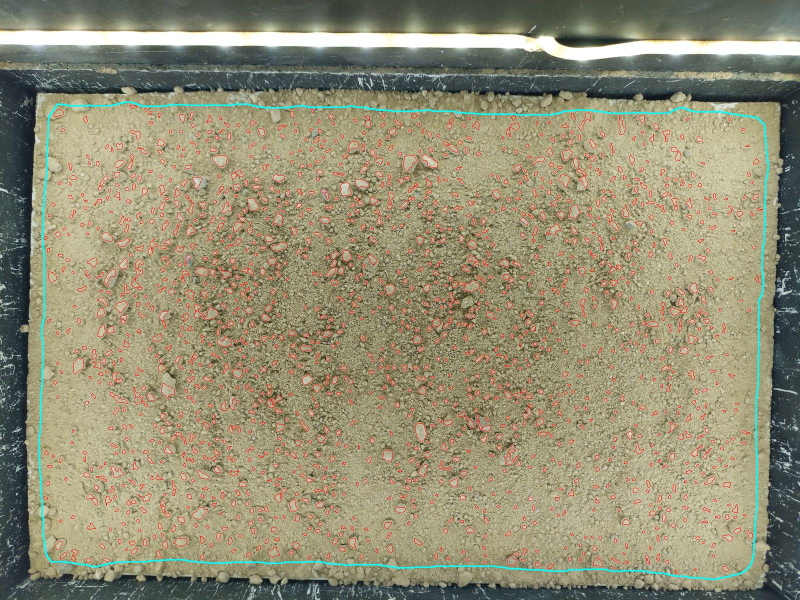
#> input picture resultados/metodo_2d_3d/granos_detectados_Samsung_A52_H038_01.jpg, 1599 x 1200 px (shown at 1/2 size)
$ python -i prueba_metodo_2d_3d.py   (imports and definitions only)
#> lines starting #> are read from the running program, lines starting #| are printed output that depends on the picture; after the words box and inside, x2 and y2 are one past the last pixel; in counts of white or black regions, pixels touching at a corner belong together
#> further down, picture is the input picture: shape (1200, 1599, 3); mean B, G, R 116.8, 143.1, 148.4
"""Prueba del método 2D a 3D (avance 9) en fotos de entrenamiento.

Para cada foto:
1. Detecta los granos y mide su área en píxeles.
2. Pasa el área a mm2 con la escala del celular (ppm ajustado).
3. Calcula el diámetro equivalente.
4. Calcula el volumen suponiendo esferas.
5. Arma la curva de la parte gruesa (granos mayores a 2 mm) y la compara
   con la curva real en 6.3, 20 y 63 mm.

Por defecto se prueban todas las fotos de las muestras H038, H181 y H183,
que son las que tienen más material grueso.

Uso (desde la raíz del proyecto):
    python scripts/prueba_metodo_2d_3d.py
    python scripts/prueba_metodo_2d_3d.py --fotos Motorola_Edge_H181_01.jpg Samsung_A52_H183_01.jpg
"""

from argparse import ArgumentParser
from pathlib import Path

import cv2
import matplotlib.pyplot as plt
import numpy as np
import pandas as pd


PROJECT_DIR = Path(__file__).resolve().parent.parent
FOTOS_DIR = PROJECT_DIR / "datos" / "Training-All_Photos_updated" / "Training-All_Photos_updated"
ETIQUETAS_CSV = PROJECT_DIR / "datos" / "Training_labels_updated.csv"
PPM_CSV = PROJECT_DIR / "datos" / "ppm_updated.csv"
SALIDA_DIR = PROJECT_DIR / "resultados" / "metodo_2d_3d"

MUESTRAS_PRUEBA = ["H038", "H181", "H183"]

# Prefijo del nombre de la foto -> nombre del celular en ppm_updated.csv.
# El orden importa: "Motorola_Edge_60_fusion" debe ir antes que "Motorola_Edge".
CELULARES = [
    ("Motorola_Edge_60_fusion", "Motorola Edge 60 Fusion"),
    ("Motorola_Edge", "Motorola Edge"),
    ("Samsung_A52", "Samsung A52"),
]

TAMANO_MINIMO_MM = 2.0
TAMICES_GRUESOS = ["6.3", "20", "63"]
AREA_MINIMA_PX = 25
SEPARACION_CENTROS_PX = 21


# [21 lines left out: functions celular_de_la_foto, muestra_de_la_foto, ppm_ajustado, not called in this run]


def zona_de_suelo(gris: np.ndarray) -> np.ndarray:
    """Máscara del suelo, sin el marco oscuro de la caja ni la luz."""
    promedio = cv2.blur(gris, (61, 61))
    suelo = np.uint8((promedio > 125) & (promedio < 235)) * 255
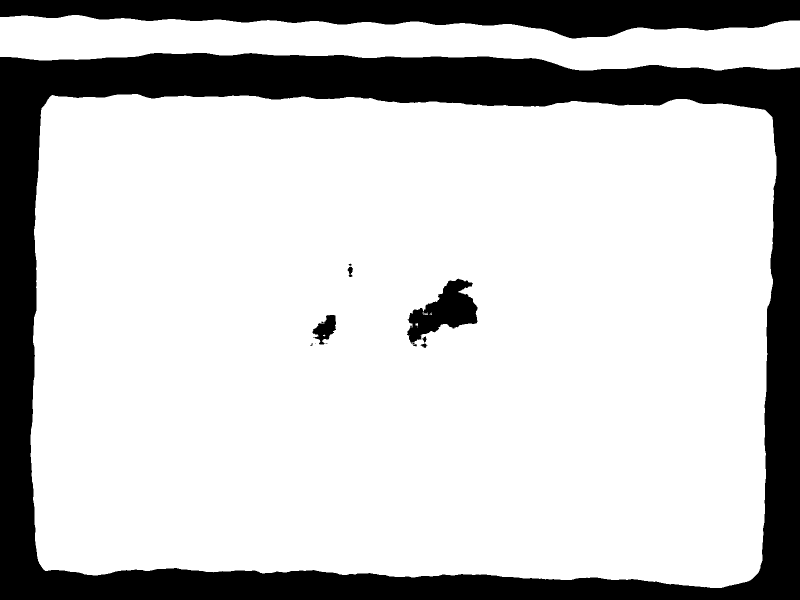
#> suelo: shape (1200, 1599) (shown at 1/2 size); 78.1% white; 12 black regions (6 under 20 px), largest, box (x1, y1, x2, y2) and area: (0, 106, 1599, 1200) 333370, (0, 0, 1599, 77) 76819, (814, 557, 955, 693) 9056, (625, 630, 672, 689) 1503, (695, 533, 706, 554) 135, (841, 672, 854, 696) 124
    _, etiquetas, stats, _ = cv2.connectedComponentsWithStats(suelo)
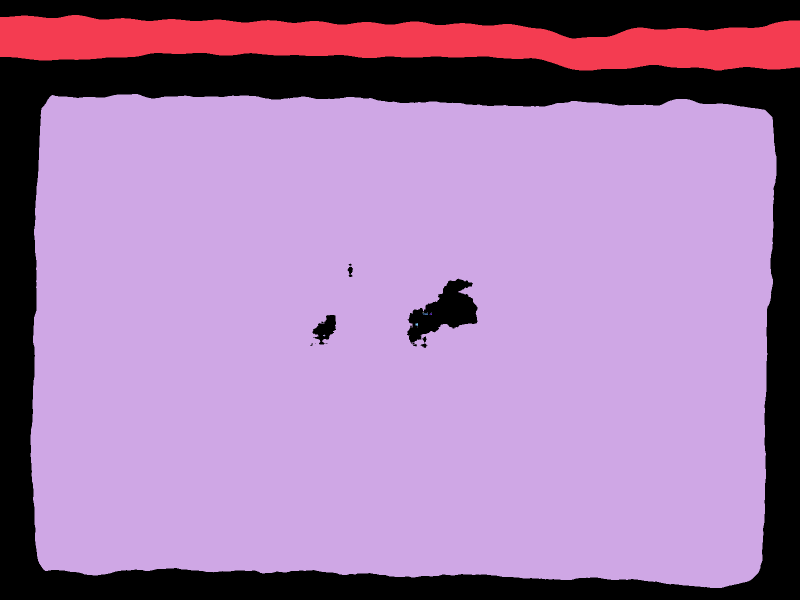
#> etiquetas: shape (1200, 1599) int32 (shown at 1/2 size); 11 distinct labels, from 0 to 10; one colour per label, 0 black
#> stats = [[0, 0, 1599, 1200, 421045], [0, 30, 1599, 111, 115939], [61, 188, 1492, 988, 1381742], [845, 625, 3, 1, 3], [855, 625, 1, 1, 1], [862, 625, 1, 1, 1], [845, 627, 11, 3, 24], [859, 627, 5, 3, 10], [831, 646, 5, 6, 22], [834, 653, 1, 2, 2], [646, 669, 5, 4, 11]]
    mayor = 1 + int(np.argmax(stats[1:, cv2.CC_STAT_AREA]))
#> mayor = 2
    zona = np.uint8(etiquetas == mayor) * 255
#> zona: shape (1200, 1599); 72% white; 11 black regions (6 under 20 px)
    # Rellenar huecos y achicar un poco para no tocar el borde de la caja.
    contornos, _ = cv2.findContours(zona, cv2.RETR_EXTERNAL, cv2.CHAIN_APPROX_SIMPLE)
#> contornos = 1 contour; box (x1, y1, x2, y2) and area: (61, 188, 1553, 1176) 1390306
    zona = np.zeros_like(zona)
    cv2.drawContours(zona, contornos, -1, 255, thickness=cv2.FILLED)
#> zona: shape (1200, 1599); 72.6% white; 1 black region, box (x1, y1, x2, y2) and area: (0, 0, 1599, 1200) 526128
    return cv2.erode(zona, cv2.getStructuringElement(cv2.MORPH_RECT, (31, 31)))
#> returned value: shape (1200, 1599); 68.6% white; 1 black region, box (x1, y1, x2, y2) and area: (0, 0, 1599, 1200) 603250


def detectar_granos(imagen: np.ndarray) -> tuple[list[float], np.ndarray]:
    """Paso 1: separa los granos y devuelve el área en píxeles de cada uno."""
    gris = cv2.cvtColor(imagen, cv2.COLOR_BGR2GRAY)
    zona = zona_de_suelo(gris)

    # Suavizar la textura de cada piedra sin borrar sus bordes.
    suave = cv2.bilateralFilter(gris, 9, 40, 9)
    # Los granos son más claros que lo que los rodea (sombras entre granos).
    granos = cv2.adaptiveThreshold(
        suave, 255, cv2.ADAPTIVE_THRESH_GAUSSIAN_C, cv2.THRESH_BINARY, 101, -6
    )
#> granos: shape (1200, 1599); 36.1% white; 10339 white regions (8562 under 20 px), largest, box (x1, y1, x2, y2) and area: (31, 166, 1567, 1189) 176018, (0, 60, 1599, 124) 45385, (0, 123, 1599, 180) 17860
    granos = cv2.bitwise_and(granos, zona)
#> granos: shape (1200, 1599); 26.3% white; 9128 white regions (7573 under 20 px), largest, box (x1, y1, x2, y2) and area: (183, 204, 1343, 538) 39765, (84, 1009, 1509, 1160) 17354, (171, 835, 446, 1083) 15748
    kernel = cv2.getStructuringElement(cv2.MORPH_ELLIPSE, (3, 3))
    granos = cv2.morphologyEx(granos, cv2.MORPH_OPEN, kernel, iterations=2)
#> granos: shape (1200, 1599); 13.7% white; 4183 white regions (1066 under 20 px), largest, box (x1, y1, x2, y2) and area: (1324, 270, 1371, 355) 1419, (191, 883, 246, 980) 1380, (1151, 220, 1217, 267) 1027
    granos = cv2.morphologyEx(granos, cv2.MORPH_CLOSE, kernel, iterations=2)
#> granos: shape (1200, 1599); 14.5% white; 3040 white regions (674 under 20 px), largest, box (x1, y1, x2, y2) and area: (350, 383, 468, 518) 2506, (291, 330, 362, 445) 2079, (1151, 220, 1217, 339) 2041

    # Separar granos que se tocan: cada grano tiene un "centro" donde la
    # distancia al fondo es máxima, y watershed reparte el resto entre centros.
    distancia = cv2.distanceTransform(granos, cv2.DIST_L2, 5)
    vecindad = cv2.getStructuringElement(cv2.MORPH_ELLIPSE, (SEPARACION_CENTROS_PX, SEPARACION_CENTROS_PX))
    centros = np.uint8((cv2.dilate(distancia, vecindad) == distancia) & (distancia >= 3))
#> centros: shape (1200, 1599); values 0 (black) and 1 (white), 0.16% white in thin lines or dots, all inside (x1, y1, x2, y2) = (79, 206, 1534, 1155)
    centros = cv2.dilate(centros, kernel, iterations=2)
#> centros: shape (1200, 1599); values 0 (black) and 1 (white), 1.5% white in thin lines or dots, all inside (x1, y1, x2, y2) = (77, 204, 1536, 1157)
    _, marcadores = cv2.connectedComponents(centros)
#> marcadores: shape (1200, 1599) int32; 1801 distinct labels, from 0 to 1800
    marcadores = marcadores + 1  # 1 = fondo
#> marcadores: shape (1200, 1599) int32; 1801 distinct labels, from 1 to 1801
    marcadores[(granos > 0) & (centros == 0)] = 0  # zona a repartir entre granos
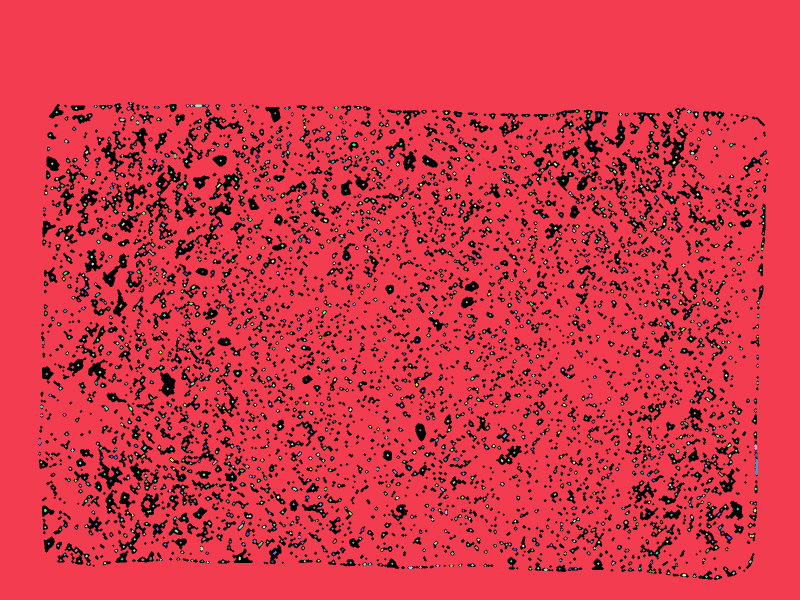
#> marcadores: shape (1200, 1599) int32 (shown at 1/2 size); 1802 distinct labels, from 0 to 1801; one colour per label, 0 black
    marcadores = cv2.watershed(cv2.cvtColor(suave, cv2.COLOR_GRAY2BGR), marcadores.astype(np.int32))
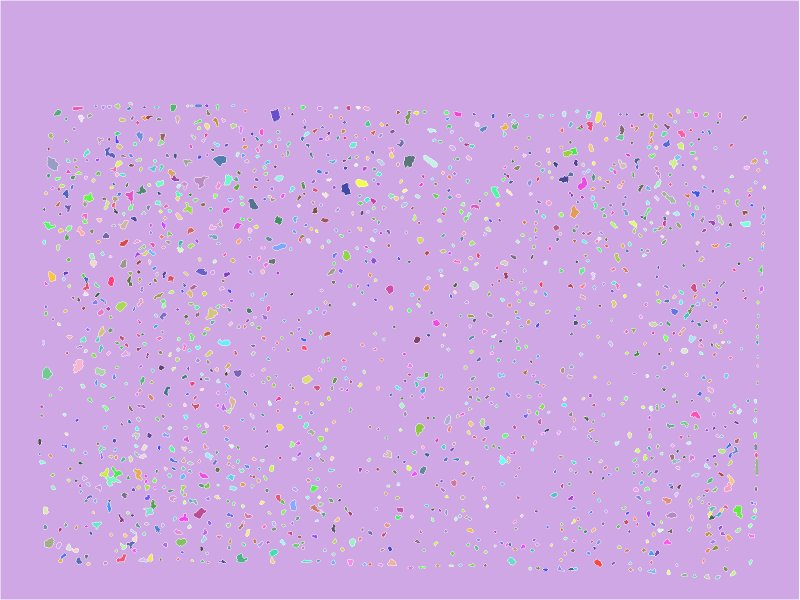
#> marcadores: shape (1200, 1599) int32 (shown at 1/2 size); 1803 distinct labels, from -1 to 1801; one colour per label, 0 black, -1 white

    areas = []
    dibujo = imagen.copy()
    borde_zona = cv2.subtract(zona, cv2.erode(zona, kernel, iterations=3))
#> borde_zona: shape (1200, 1599); 0.72% white; 1 white region, box (x1, y1, x2, y2) and area: (77, 204, 1538, 1160) 13816
    for etiqueta in np.unique(marcadores):
        if etiqueta <= 1:
            continue
        mascara = np.uint8((marcadores == etiqueta) & (granos > 0))
        area = int(mascara.sum())
        if area < AREA_MINIMA_PX:
            continue
        # Granos cortados por el borde de la zona de suelo: se descartan.
        if np.any(mascara[borde_zona > 0]):
            continue
        areas.append(float(area))
        contornos, _ = cv2.findContours(mascara, cv2.RETR_EXTERNAL, cv2.CHAIN_APPROX_SIMPLE)
        cv2.drawContours(dibujo, contornos, -1, (0, 0, 255), 1)
#> this loop made 1803 passes
#> area on passes 4, 7, 8: 24, 69, 28
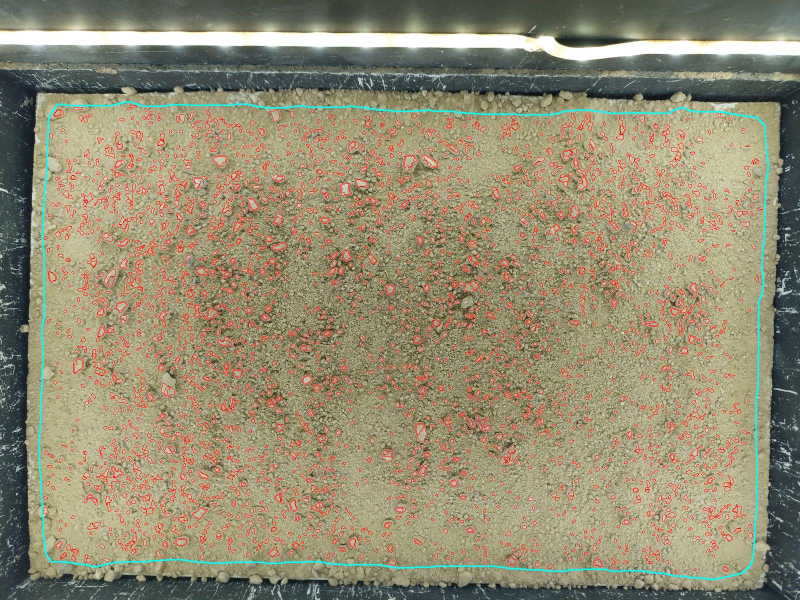
#> dibujo: shape (1200, 1599, 3) (shown at 1/2 size); 1.53% of pixels changed, all inside (x1, y1, x2, y2) = (87, 214, 1515, 1143)
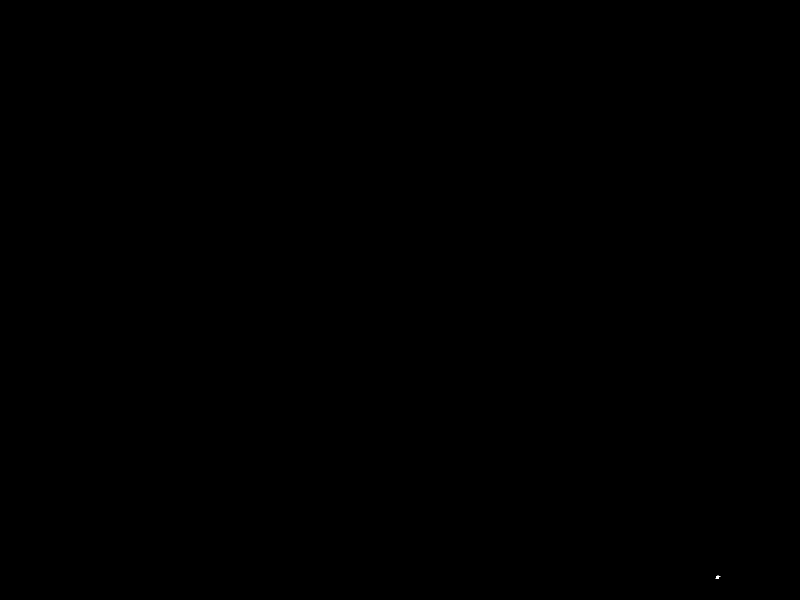
#> mascara: shape (1200, 1599) (shown at 1/2 size); values 0 (black) and 1 (white), 0% white; 1 white region
#> after the loop, areas = 1242 values, max 384 at index 141, min 25 at index 8, mean 55.84
    contorno_zona, _ = cv2.findContours(zona, cv2.RETR_EXTERNAL, cv2.CHAIN_APPROX_SIMPLE)
#> contorno_zona = 1 contour; box (x1, y1, x2, y2) and area: (77, 204, 1538, 1160) 1313244
    cv2.drawContours(dibujo, contorno_zona, -1, (255, 255, 0), 2)
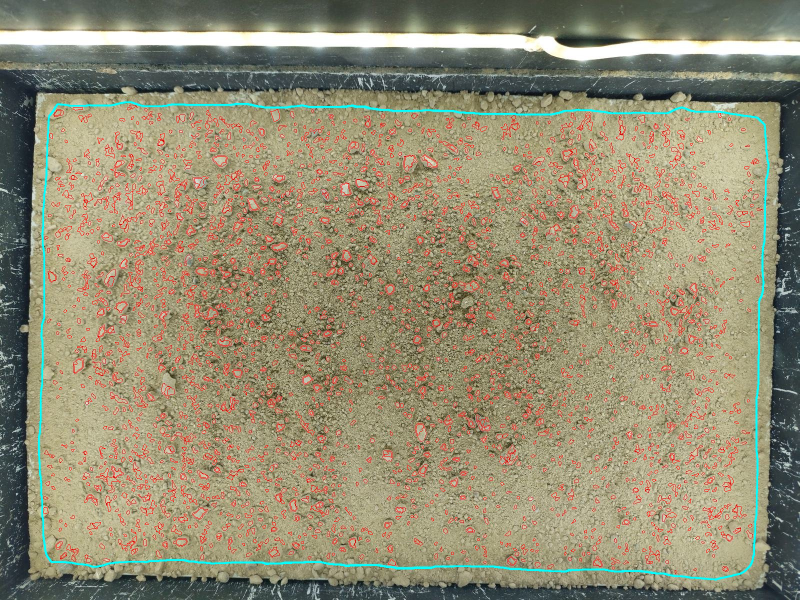
#> dibujo: shape (1200, 1599, 3) (shown at 1/2 size); 0.76% of pixels changed, all inside (x1, y1, x2, y2) = (76, 203, 1539, 1161)
    return areas, dibujo


# [120 lines left out: functions curva_gruesa_estimada, curva_gruesa_real, main, not called in this run]


# [2 lines not run here, left out]

>>> import cv2
>>> picture = cv2.imread('../resultados/metodo_2d_3d/granos_detectados_Samsung_A52_H038_01.jpg')
>>> result = detectar_granos(picture)

$ run again, on resultados/metodo_2d_3d/granos_detectados_Samsung_A52_H181_01.jpg
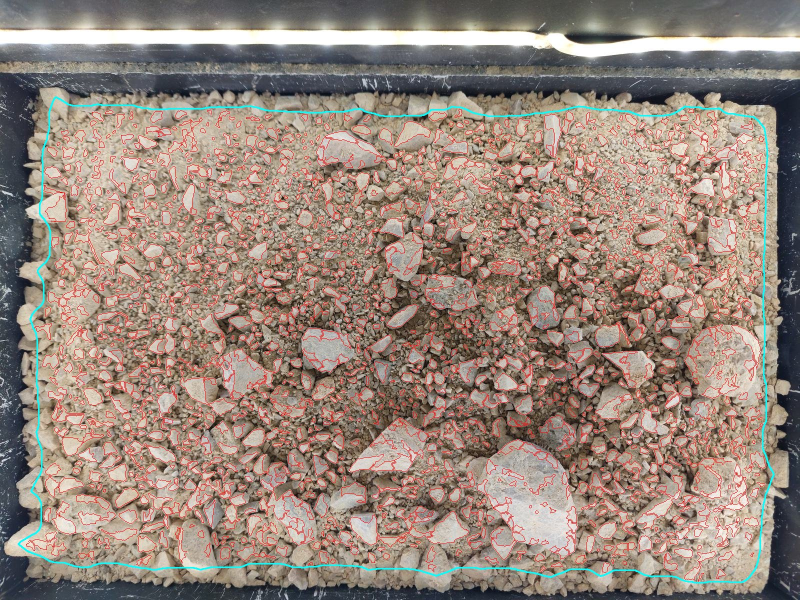
#> input picture resultados/metodo_2d_3d/granos_detectados_Samsung_A52_H181_01.jpg, 1599 x 1200 px (shown at 1/2 size)
#> picture is the input picture: shape (1200, 1599, 3); mean B, G, R 123.3, 134.2, 152
#> suelo: shape (1200, 1599); 67.8% white; 18 black regions (5 under 20 px), largest, box (x1, y1, x2, y2) and area: (0, 103, 1599, 1200) 311067, (434, 456, 1254, 990) 210803, (0, 0, 1599, 65) 63859
#> in zona_de_suelo, `_, etiquetas, stats, _ = cv2.connectedComponentsWithStats(suelo)`:
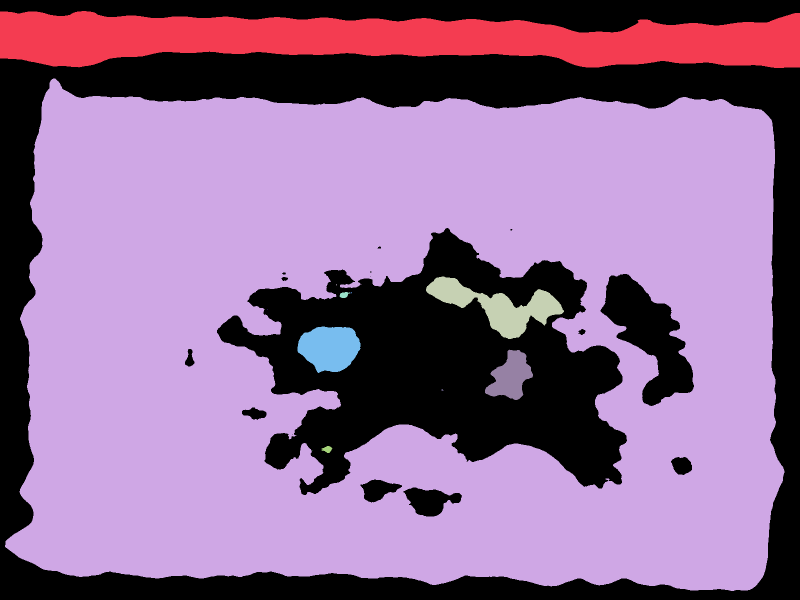
#> etiquetas: shape (1200, 1599) int32 (shown at 1/2 size); 13 distinct labels, from 0 to 12; one colour per label, 0 black
#> stats = 13 rows, first 6: [0, 0, 1599, 1200, 616925], [0, 22, 1599, 114, 124308], [10, 157, 1559, 1025, 1149852], [852, 553, 276, 125, 12935], [672, 569, 2, 2, 3], [679, 584, 21, 12, 169]
#> mayor = 2
#> in zona_de_suelo, `contornos, _ = cv2.findContours(zona, cv2.RETR_EXTERNAL, cv2.CHAIN_APP..`: contornos = 1 contour; box (x1, y1, x2, y2) and area: (10, 157, 1569, 1182) 1417148
#> borde_zona: shape (1200, 1599); 0.73% white; 1 white region, box (x1, y1, x2, y2) and area: (38, 194, 1550, 1165) 14049
#> the loop in detectar_granos, `for etiqueta in np.unique(marcadores):` made 1842 passes
#> area on passes 4 to 6: 568, 37, 24
#> after the loop in detectar_granos, `for etiqueta in np.unique(marcadores):`: areas = 1635 values, max 2485 at index 1521, min 25 at index 108, mean 143.3
#> contorno_zona = 1 contour; box (x1, y1, x2, y2) and area: (38, 194, 1550, 1165) 1331562
#> in detectar_granos, `cv2.drawContours(dibujo, contorno_zona, -1, (255, 255, 0), 2)`:
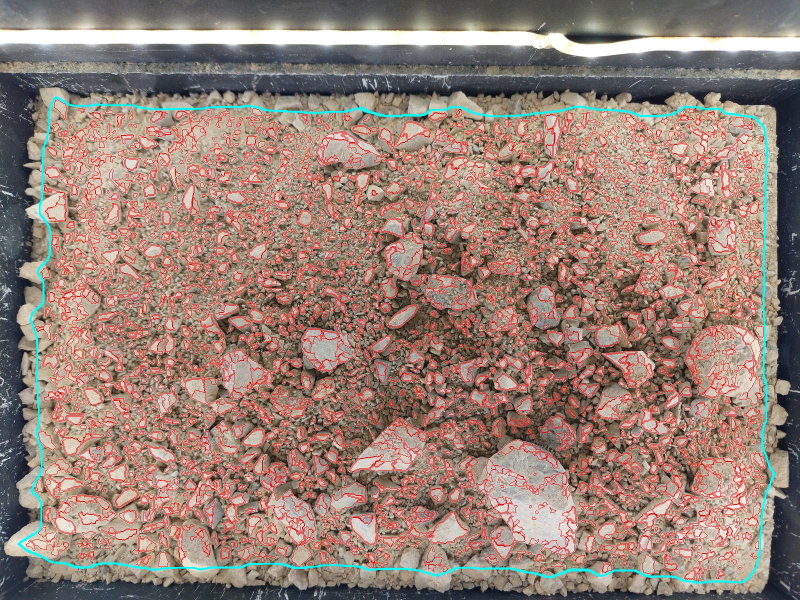
#> dibujo: shape (1200, 1599, 3) (shown at 1/2 size); mean B, G, R 118.1, 128.4, 153.1
